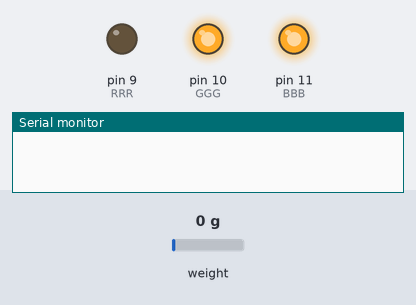
A sketch run on a simulated Arduino Uno, built for the host (arithmetic inside an expression is 32-bit, double 64-bit). Shown: output pins drawn as LEDs (lit = HIGH), the last lines printed to the serial monitor. The test bench sets the inputs (shaded band); at power-on: weight on the scale 0 g. WiFi joins after 1.5 s; servers stay silent unless stated.

Above: at 0.1 s.
At 2.6 s:
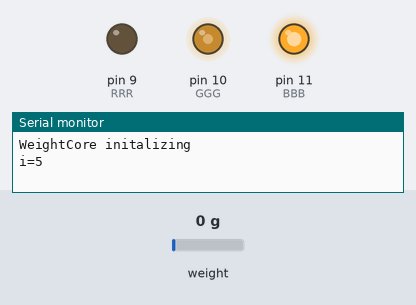
At 8.1 s:
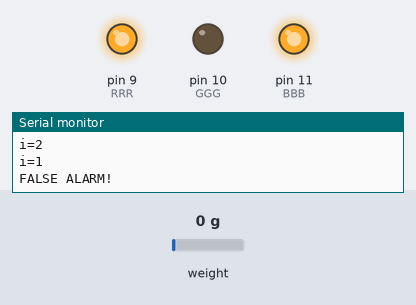
Timing chart, 0 to 9.6 s (numbered marks = the images above):
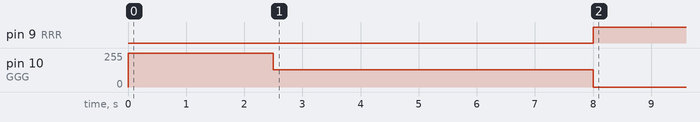

Measured:
- by itself, pin 9 (RRR): LOW → HIGH at 8.0 s
- by itself, pin 10 (GGG): 255/255 → 128/255 at 2.5 s, → 0/255 5.5 s later

The sketch:

WeightCore.ino
```cpp
/*
 WeightCore

 Arduino | HX711
 --------+-------
 2       | CLK
 3       | DAT
 5V      | VCC
 GND     | GND

*/

// Include libraries.
#include "HX711.h"
#include "WiFiEsp.h"
#include "SoftwareSerial.h"

// Define pins.
#define CLK  2
#define DOUT  3
#define RX 4
#define TX 5
// RGB must be pins that function as analog.
#define RRR 9
#define GGG 10
#define BBB 11

// Define states.
#define INITIALISING 0
#define STABLE 1
#define CHANGING 2
#define SENDING 3


// Define calibration parameters.
#define THRESHOLD_DIFFERENCE 0.15
#define THRESHOLD_PERCENT 0.05
#define CHANGE_STEPS 5
#define CALIBRATION_FACTOR -10550.0

// Instantiate hardware interfaces.
SoftwareSerial esp8266(RX,TX);
WiFiEspClient client;
HX711 scale(DOUT, CLK);

// Declare global variables.
int state;
float display_weight;
float suggest_weight;
float current_weight;
char ssid[] = "xxx";
char pass[] = "xxx";
char server[] = "xxx";


/**
 * Setup.
 */
void setup() {

  Serial.begin(9600);
  esp8266.begin(9600);

  pinMode(RRR, OUTPUT);
  pinMode(GGG, OUTPUT);
  pinMode(RRR, OUTPUT);

  set_state(INITIALISING);
  WiFi.init(&esp8266);
  WiFi.begin(ssid, pass);

  Serial.println("WeightCore initalizing");

  // Init scale.
  scale.set_scale(CALIBRATION_FACTOR);
  scale.tare();
  set_state(CHANGING);
}

/**
 * Loop.
 */
void loop() {
  // In the STABLE state, continually check for a significant change in weight. If
  // there is one switch to the CHANGING state.
  if (state == STABLE) {
    delay(500);

    // Get the newest weight.
    current_weight = scale.get_units();
    Serial.print("Weight: ");
    Serial.println(current_weight);
    // If the weight has changed a significant amount, change state to CHANGING.
    if (significant_change(current_weight, display_weight)) {
      suggest_weight = current_weight;
      set_state(CHANGING);
    }
  }

  if (state == CHANGING) {
    // Take a load of readings until we're happy it's a stable reading.
    for (int i = CHANGE_STEPS; i > 0; i--) {
      Serial.print("i=");Serial.println(i);
      delay(1000);

      // Refresh current weight.
      current_weight = scale.get_units();

      // If there's a significant deviation from our suggestion, update the suggestion
      // to the current weight and start counting again.
      if (significant_change(current_weight, suggest_weight)) {
        suggest_weight = current_weight;
        return;
      }
    }

    // If there's no change from the display weight reset to STABLE.
    if (!significant_change(current_weight, display_weight)) {
      Serial.println("FALSE ALARM!");
      set_state(STABLE);
      return;
    }

    Serial.print("SENDING TO API: ");
    Serial.println(suggest_weight, 1);
    display_weight = suggest_weight;

    // Do all the stuff for "actual" weight changes.
    set_state(SENDING);
    send_display_weight(display_weight);
    set_state(STABLE);
  }
}

/**
 * Helper function to calculate significant change.
 */
bool significant_change(float new_weight, float original_weight) {
  float difference;
  float percent_change;

  difference = fabs(new_weight - original_weight);

  if (fabs(original_weight) < THRESHOLD_DIFFERENCE) {
    return difference > THRESHOLD_DIFFERENCE;
  }

  percent_change = fabs(difference / original_weight);
  return difference > THRESHOLD_DIFFERENCE && percent_change > THRESHOLD_PERCENT;
}

void set_color(unsigned int red, unsigned int green, unsigned int blue)
{
  // Deduct values from 255 as we are using a common anode LED.
  red = 255 - red;
  green = 255 - green;
  blue = 255 - blue;
  analogWrite(RRR, red);
  analogWrite(GGG, green);
  analogWrite(BBB, blue);
}

void set_state(int this_state) {
  switch (this_state) {
    case STABLE:
      set_color(0, 255, 0);
      state = STABLE;
      break;
    case CHANGING:
      set_color(255, 127, 0);
      state = CHANGING;
      break;
    case INITIALISING:
      set_color(255, 0, 0);
      state = INITIALISING;
      break;
    case SENDING:
      set_color(255, 0, 255);
      state = SENDING;
      break;
  }
}


void send_display_weight(float new_display_weight) {

  if (client.connect(server, 3000)) {
    Serial.println("Connected to server");
    // Make a HTTP request
    String content = "{\"reading\":" + String(new_display_weight) + ",\"device_id\":99999,\"hub_id\":999999}";
    client.println("POST /weights HTTP/1.1");
    client.println("Host: 167.99.192.47:3000");
    client.println("User-Agent: Arduino/1.0");
    client.println("Connection: keep-alive");
    client.println("Accept: */*");
    client.println("Content-Length: " + String(content.length()));
    client.println("Content-Type: application/json");
    client.println();
    client.println(content);
    client.println("Connection: close");
    client.println();
  }
}
```
